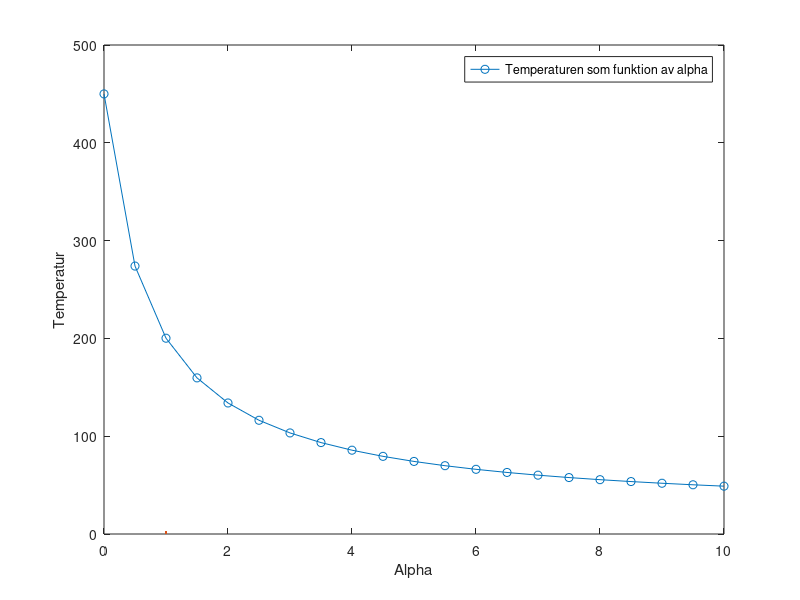

Source code (MATLAB):
format long; 

% --------------------------------------------------
% Uppgift 4c

% givna värden
a = 1; k = 1; Ti = 450; Te = 20; r0 = 1; rslut = 2; 
N = 25; % ska vara N+1 delintervall

tol = 10^(-2.5); % tolerans för att garantera första decimalen korrekt
diff = 0.1;    % godtyckligt startvärde på diff
prev_T_end = 0; % godtyckligt startvärde på tidigare T(end)


fprintf('----------------------------------------------------------\n')
fprintf('Uppgift 4c: Tend där N fördubblas varje iteration\n \n')

% while-loop tills given tolerans är uppnådd
while diff > tol
    h = (rslut-r0)/(N+1); % steglängd
    
    % Ax=b behandlar endast inre punkter och ej randpunkter
    A = zeros(N, N); % skapa default 0-matris med dimensioner NxN
    b = zeros(N, 1); % skapa vektorn b i ekvationen Ax = b
    
    ri = (r0+h:h:rslut-h)'; % alla inre punkter r med steglängd h
    
    % sätt kolumn 1-2 i rad 1 (rad 1 behandlas separat)
    A(1, 1:2) = [-2*ri(1)/h^2, (ri(1)/h^2)+(1/(2*h))]; % beräknade värden
    b(1) = -Ti*((ri(1)/h^2)-(1/(2*h))); % beräknade värden

    % for-loop genom inre rader med ihopsamlade termer
    for ii=2:N-1
        % sätt rad ii och kolumn ii-1
        A(ii,ii-1) = (ri(ii)/h^2)-(1/(2*h));
        
        % sätt rad ii och kolumn ii
        A(ii, ii) = -2*ri(ii)/h^2;
    
        % sätt rad ii och kolumn ii+1
        A(ii, ii+1) = (ri(ii)/h^2)+(1/(2*h));
    end
    
    % sista raden N behandlas separat, sätt sista två kolumnerna N-1 och N
    A(N, N-1:N) = [(ri(end)/h^2)-(1/(2*h)), (-2*ri(end)/h^2)+(k/(k+a*h))*((ri(end)/h^2)+(1/(2*h)))];
    b(N) = -a*h*Te/(k+a*h)*((ri(end)/h^2)+(1/(2*h)));
    
    A = sparse(A); % lagra som gles matris
    
    T = A\b; % lös systemet och spara i T

    Tend = (a*h*Te+k*T(end))/(k+a*h); % beräkna T(N+1), randpunkten
    
    fprintf('Iteration with N = %d: T(N+1) = %.10f\n', N, Tend);

    % beräkna diff absolutbelopp på sista punkten Tend
    diff = abs(Tend-prev_T_end);
    prev_T_end = Tend; % uppdatera senaste Tend

    fprintf('Difference at the moment: %.10f\n \n', diff);
        
    % dubbla N
    N = 2 * N;
end

fprintf('Final T(end) = %.10f\n', Tend);

% --------------------------------------------------
% Uppgift 4d

k = 1; N_a = 20; % värde på k samt antal delintervall som N_a
a0 = 0; aslut = 10; % alpha intervall
N = 10000; % värde på N för beräkning

h_a = (aslut-a0)/N_a; % steglängd för alpha

ai = a0:h_a:aslut; % skapa alla intervaller för alpha
Tres = zeros(1, length(ai)); % initiera vektor för y-axel

fprintf('----------------------------------------------------------\n')
fprintf('Uppgift 4d: Tend baserat på alpha = [0, 10]\n \n')

% for-loop genom alla värden på alpha med steglängd h_a
for jj = 1:length(ai)
    h = (rslut-r0)/(N+1); % steglängd för N
    
    % Ax=b behandlar endast inre punkter och ej randpunkter
    A = zeros(N, N); % skapa default 0-matris med dimensioner NxN
    b = zeros(N, 1); % skapa vektorn b i ekvationen Ax = b
    
    ri = (r0+h:h:rslut-h)'; % alla inre punkter r med steglängd h
    
    % sätt kolumn 1-2 i rad 1 (rad 1 behandlas separat)
    A(1, 1:2) = [-2*ri(1)/h^2, (ri(1)/h^2)+(1/(2*h))]; % beräknade värden
    b(1) = -Ti*((ri(1)/h^2)-(1/(2*h))); % beräknade värden

    % for-loop genom inre rader med ihopsamlade termer
    for ii=2:N-1
        % sätt rad ii och kolumn ii-1
        A(ii,ii-1) = (ri(ii)/h^2)-(1/(2*h));
        
        % sätt rad ii och kolumn ii
        A(ii, ii) = -2*ri(ii)/h^2;
    
        % sätt rad ii och kolumn ii+1
        A(ii, ii+1) = (ri(ii)/h^2)+(1/(2*h));
    end
    
    % sista raden N behandlas separat, sätt sista två kolumnerna N-1 och N
    A(N, N-1:N) = [(ri(end)/h^2)-(1/(2*h)), (-2*ri(end)/h^2)+(k/(k+ai(jj)*h))*((ri(end)/h^2)+(1/(2*h)))];
    b(N) = -ai(jj)*h*Te/(k+ai(jj)*h)*((ri(end)/h^2)+(1/(2*h)));
    
    A = sparse(A); % lagra som gles matris
    
    T = A\b; % lös systemet och spara i T

    Tend = (a*h*Te+k*T(end))/(k+ai(jj)*h); % beräkna T(N+1), randpunkten
    Tres(jj) = Tend; % lägg till Tend till Tres för att plotta
    
    % printa resultatet på Tend för nuvarande alpha-värde
    fprintf('Iteration med a = %.1f: T(N+1) = %.6f\n', ai(jj), Tend);
end

% plotta
figure;
plot(ai, Tres, '-o', LineWidth=1.5);
legend('Temperaturen som funktion av alpha');
xlabel('Alpha'); ylabel('Temperatur');